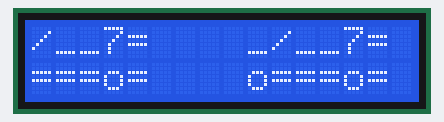
Recording of a sketch running on a simulated Arduino Uno, built with avr-gcc and run on an emulated ATmega328P. Parts: 16×2 character LCD.

Above: at 0.12 s.
At 0.72 s:
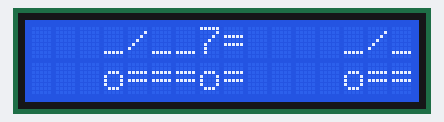
At 1.42 s:
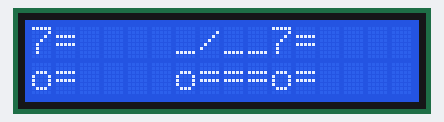

Measured:
- by itself, everything shown: repeats every 1.0 s, in 10 steps

The sketch:

Autoroute.ino
```cpp
#include <LiquidCrystal.h>
LiquidCrystal lcd(12, 11, 10, 9, 8, 7, 6);
void setup() {
  lcd.begin(16, 2);
  lcd.print("_/__7=    _/__7=    _/__7=    _/__7=");
  lcd.setCursor(0, 1);
  lcd.print("o===o=    o===o=    o===o=    o===o=");
}
void loop() {

  lcd.scrollDisplayLeft();
  delay(100);

}
```
